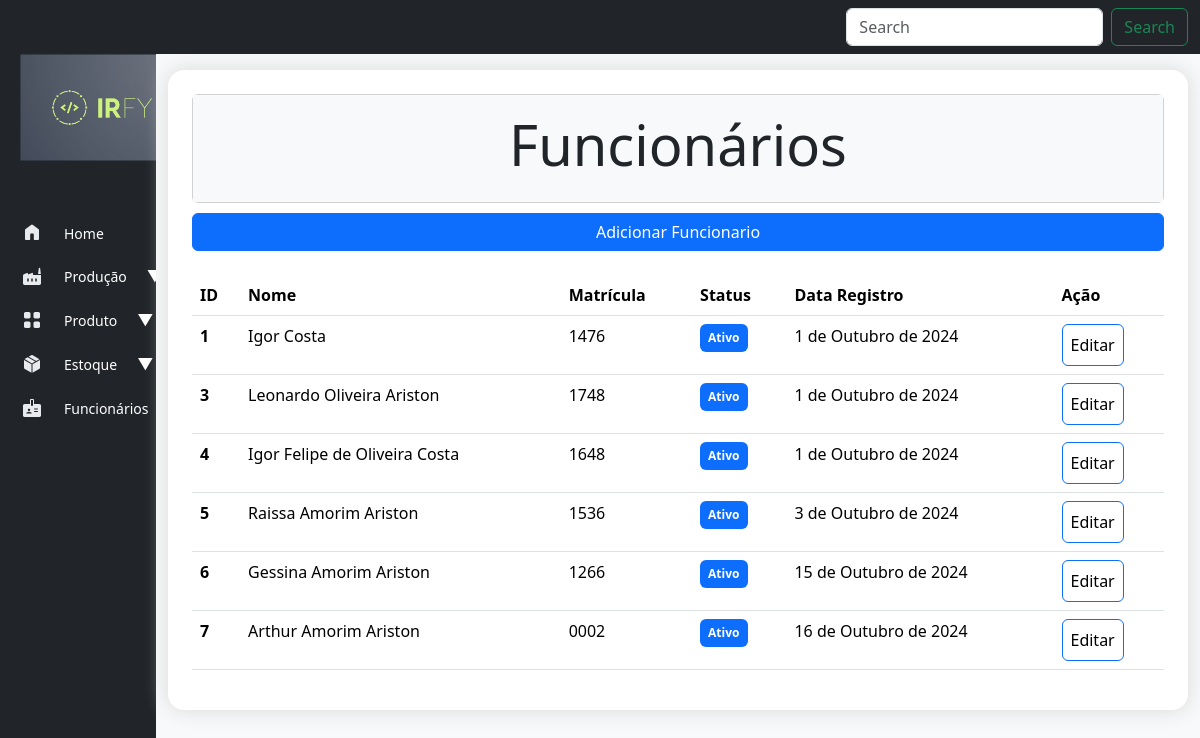
Page /cadastro/list_funcionarios/ on the committed database.
### cadastro/models.py (models this page shows, shortened)
class Funcionario(models.Model):
    STATUS_CHOICES = [
        ('ativo', 'Ativo'),
        ('inativo', 'Inativo'),
    ]
    nome_funcionario = models.CharField(max_length=100)
    matricula_funcionario = models.CharField(max_length=5, unique=True)
    status = models.CharField(max_length=7, choices=STATUS_CHOICES, default="ativo")
    created_at = models.DateField(auto_now_add=True)

### cadastro/views.py (the view)
# urls.py: path('list_funcionarios/', views.list_funcionarios, name='list_funcionarios'),
def list_funcionarios(request):
    list_funcionarios = Funcionario.objects.all()
    context = {'list_funcionarios': list_funcionarios}
    return render(request, 'funcionario/list_funcionarios.html', context)

### cadastro/templates/funcionario/list_funcionarios.html (shortened to what this page needs)
{% extends "base.html" %}
{% block header %}
    <div class="py-3 bg-light text-center">
        <h2 class="display-4">Funcionários</h2>
    </div>
{% endblock header %}
{% block content %}
{% block buttons %}
  <div class="d-grid gap-2" style="margin-top: 10px;">
      <a class="btn btn-primary" href="{% url 'novo_funcionario'%}" role="button">Adicionar Funcionario</a>
  </div>
{% endblock buttons %}
    <table class="table table-hover">
        <thead >
          <tr>
            <th scope="col">ID</th>
            <th scope="col">Nome</th>
            <th scope="col">Matrícula</th>
            <th scope="col">Status</th>
            <th scope="col">Data Registro</th>
            <th scope="col">Ação</th>
          </tr>
        </thead>
        <tbody class="table table-hover">
        {% for funcionario in list_funcionarios %}
          <tr>
            <th scope="row">{{ funcionario.id }}</th>
            <td>{{ funcionario.nome_funcionario }}</td>
            <td>{{ funcionario.matricula_funcionario }}</td>
            {% if funcionario.status == "ativo"%}
            <td><span class="badge text-bg-primary">{{ funcionario.get_status_display }}</span></td>
            {% else %}
            <td> <span class="badge text-bg-warning">{{ funcionario.get_status_display }}</span></td>
            {% endif %}
            <td>{{ funcionario.created_at }}</td>
            <td><a class="btn btn-primary" role="button">Editar</a></td>
          </tr>
        {% empty %}
          Não produtos cadastrados
        {% endfor %}
        </tbody>
      </table>
{% endblock content %}

### rows in the picture
Funcionario: id "1", nome_funcionario "Igor Costa", matricula_funcionario "1476", status "Ativo", created_at "1 de Outubro de 2024"
Funcionario: id "3", nome_funcionario "Leonardo Oliveira Ariston", matricula_funcionario "1748", status "Ativo", created_at "1 de Outubro de 2024"
Funcionario: id "4", nome_funcionario "Igor Felipe de Oliveira Costa", matricula_funcionario "1648", status "Ativo", created_at "1 de Outubro de 2024"
Funcionario: id "5", nome_funcionario "Raissa Amorim Ariston", matricula_funcionario "1536", status "Ativo", created_at "3 de Outubro de 2024"
Funcionario: id "6", nome_funcionario "Gessina Amorim Ariston", matricula_funcionario "1266", status "Ativo", created_at "15 de Outubro de 2024"
Funcionario: id "7", nome_funcionario "Arthur Amorim Ariston", matricula_funcionario "0002", status "Ativo", created_at "16 de Outubro de 2024"
